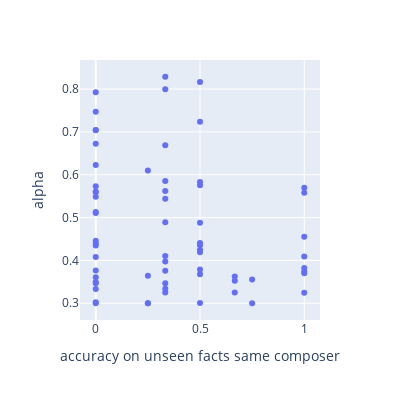

Notebook code for this chart:
### Code cell
fig = px.scatter(x=df_generalized.generalized, y=df_generalized.alpha, width=400, height=400, labels={'x': 'accuracy on unseen facts same composer', 'y': 'alpha'})
fig.show()

### Figure 1 — Plotly figure (JSON) as saved in the notebook; plotly's stock layout.template omitted (floating-point values rounded to 4 significant figures)
{"data": [{"hovertemplate": "accuracy on unseen facts same composer=%{x}<br>alpha=%{y}<extra></extra>", "legendgroup": "", "marker": {"color": "#636efa", "symbol": "circle"}, "mode": "markers", "name": "", "orientation": "v", "showlegend": false, "type": "scatter", "x": [0, 0.5, 0, 0.5, 0.75, 0.3333, 0, 1, 0.3333, 0.75, 0.3333, 0.3333, 0.3333, 0.5, 0, 0, 0, 0.3333, 1, 0.6667, 0, 0.5, 0.5, 0, 1, 0.3333, 0, 0.3333, 0.25, 0, 0.5, 1, 0, 0.6667, 0, 0, 0, 0, 0, 0.5, 0.5, 0.3333, 0, 0.5, 0.5, 0.5, 0, 0, 0, 1, 1, 1, 1, 0.6667, 0, 0.5, 0, 0.25, 0, 0.25, 0.3333, 0.25, 0.3333, 0.3333, 0.5, 0.3333], "xaxis": "x", "y": [0.7045, 0.8164, 0.5105, 0.3004, 0.3555, 0.5619, 0.3467, 0.558, 0.4891, 0.3, 0.5441, 0.3973, 0.8287, 0.4366, 0.7039, 0.4079, 0.3766, 0.3248, 0.3243, 0.3623, 0.5605, 0.7234, 0.4246, 0.7924, 0.4554, 0.5852, 0.3025, 0.6689, 0.3645, 0.7471, 0.3786, 0.3822, 0.6721, 0.3248, 0.4397, 0.3335, 0.513, 0.5595, 0.3496, 0.4408, 0.4879, 0.4102, 0.5488, 0.3677, 0.5754, 0.4193, 0.6229, 0.4457, 0.3, 0.3738, 0.409, 0.5695, 0.3698, 0.3525, 0.3605, 0.4362, 0.5732, 0.3, 0.4348, 0.3, 0.3758, 0.6098, 0.3336, 0.7998, 0.5832, 0.3469], "yaxis": "y"}], "layout": {"height": 400, "legend": {"tracegroupgap": 0}, "margin": {"t": 60}, "width": 400, "xaxis": {"anchor": "y", "domain": [0, 1], "title": {"text": "accuracy on unseen facts same composer"}}, "yaxis": {"anchor": "x", "domain": [0, 1], "title": {"text": "alpha"}}}}
